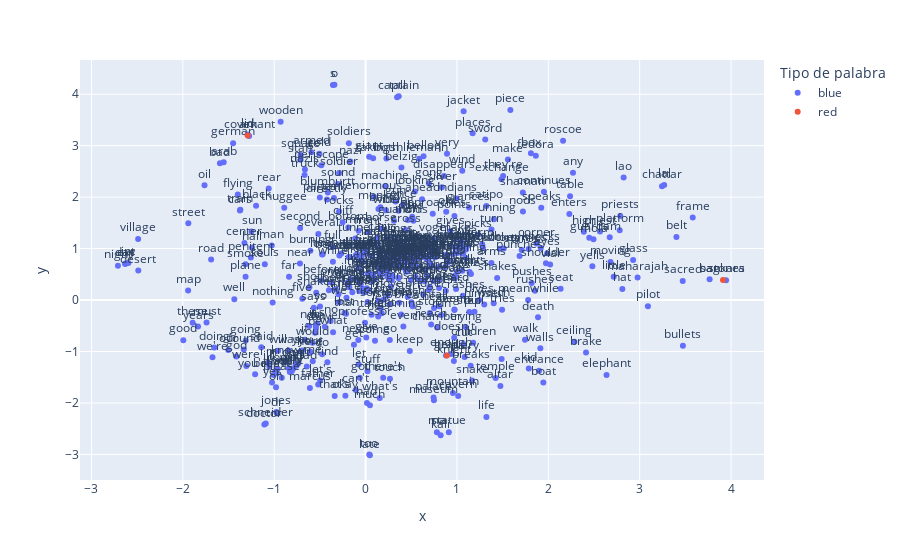

The code cell stored with this chart in its notebook:
### Markdown cell above
## Visualizar agrupación de vectores

### Code cell
vecs, labels = reduce_dimensions(w2v_model)

MAX_WORDS=500
plot_embeddings(w2v_model, vecs, labels, MAX_WORDS, highlight_words=["grail","ark","sankara"])

### Figure 1 — Plotly figure (JSON) as saved in the notebook; plotly's stock layout.template omitted (floating-point values rounded to 4 significant figures; data arrays with more than 128 entries replaced by an {"elided": "..."} marker saying what was removed)
{"data": [{"hovertemplate": "Tipo de palabra=blue<br>x=%{x}<br>y=%{y}<br>text=%{text}<extra></extra>", "legendgroup": "blue", "marker": {"color": "#636efa", "symbol": "circle"}, "mode": "markers+text", "name": "blue", "orientation": "v", "showlegend": true, "text": {"elided": "497 str values"}, "textposition": "top center", "type": "scatter", "x": {"elided": "497 float values"}, "xaxis": "x", "y": {"elided": "497 float values"}, "yaxis": "y"}, {"hovertemplate": "Tipo de palabra=red<br>x=%{x}<br>y=%{y}<br>text=%{text}<extra></extra>", "legendgroup": "red", "marker": {"color": "#EF553B", "symbol": "circle"}, "mode": "markers+text", "name": "red", "orientation": "v", "showlegend": true, "text": ["sankara", "grail", "ark"], "textposition": "top center", "type": "scatter", "x": [3.912, 0.8903, -1.29], "xaxis": "x", "y": [0.3903, -1.076, 3.199], "yaxis": "y"}], "layout": {"legend": {"title": {"text": "Tipo de palabra"}, "tracegroupgap": 0}, "margin": {"t": 60}, "xaxis": {"anchor": "y", "domain": [0, 1], "title": {"text": "x"}}, "yaxis": {"anchor": "x", "domain": [0, 1], "title": {"text": "y"}}}}
